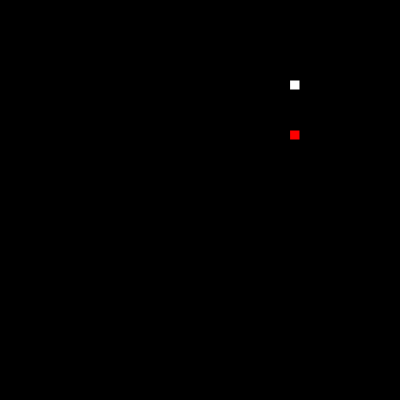
Frame 1 (no input)
Frame 60 (no input): blank canvas, image omitted
Frame 120 (the mouse pressed at the canvas centre since frame 60): blank canvas, image omitted

The p5.js sketch that drew this single still picture (run headless with seeded random() and noise() and a simulated clock; from frame 60 on, the mouse is pressed at the canvas centre):

// p5.js sketch
// ── sketch.js
var s;
var food;

function setup() {
	createCanvas(400, 400);
	xSnake = int(random(40)) * 10;
	ySnake = int(random(40)) * 10;
	s = new Snake(xSnake, ySnake, 10);

	xFood = int(random(40)) * 10;
	yFood = int(random(40)) * 10;
	food = new Food(xFood, yFood, 10);
	frameRate(20);
}

function draw() {
	background(0);
	s.move();
	s.show();

	food.show();

	if (s.checkDead()) {
		xSnake = int(random(40)) * 10;
		ySnake = int(random(40)) * 10;
		s = new Snake(xSnake, ySnake, 10);
	}

	if (food.checkEaten()) {
		s.pos.push([ 0, 0 ]);

		xFood = int(random(40)) * 10;
		yFood = int(random(40)) * 10;
		food = new Food(xFood, yFood, 10);
	}
}

function keyPressed() {
	switch (keyCode) {
		case RIGHT_ARROW:
			s.dir = 'right';
			break;
		case LEFT_ARROW:
			s.dir = 'left';
			break;

		case UP_ARROW:
			s.dir = 'up';
			break;

		case DOWN_ARROW:
			s.dir = 'down';
			break;

		case ESCAPE:
			noLoop();
			break;
	}
}

class Snake {
	constructor(x, y, size, dir = 'right') {
		this.pos = [ [ x, y ] ];
		this.size = size;
		this.dir = dir;
	}

	moveTail() {
		for (let i = this.pos.length - 1; i > 0; i--) {
			this.pos[i] = JSON.parse(JSON.stringify(this.pos[i - 1]));
		}
	}

	moveHead() {
		switch (this.dir) {
			case 'right':
				this.pos[0][0] += this.size;
				break;
			case 'left':
				this.pos[0][0] -= this.size;
				break;

			case 'up':
				this.pos[0][1] -= this.size;
				break;
			case 'down':
				this.pos[0][1] += this.size;
		}
	}

	move() {
		this.moveTail();
		this.moveHead();
	}

	show() {
		fill(255);
		this.pos.forEach((pos) => {
			rect(pos[0], pos[1], this.size, this.size);
		});
	}

	checkDead() {
		const stringFirst = JSON.stringify(this.pos[0]);

		for (let i = 1; i < this.pos.length; i++) {
			if (JSON.stringify(this.pos[i]) === stringFirst) {
				return true;
			}
		}

		return false;
	}
}

class Food {
	constructor(x, y, size) {
		this.pos = [ x, y ];
		this.size = size;
	}

	show() {
		fill(255, 0, 0);
		rect(this.pos[0], this.pos[1], this.size, this.size);
	}

	checkEaten() {
		if (JSON.stringify(s.pos[0]) === JSON.stringify(this.pos)) {
			return true;
		}

		return false;
	}
}
